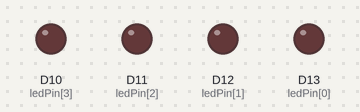
Bench run of a sketch on a simulated STM32 Nucleo. On the bench: output pins drawn as LEDs (lit = HIGH).

Above: at 0.5 s.
At 2.5 s:
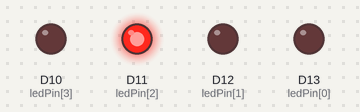
At 4.5 s:
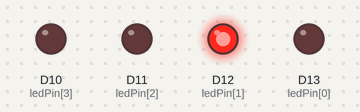
At 9.5 s:
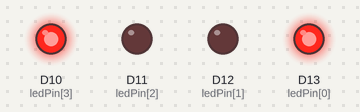
At 14.5 s:
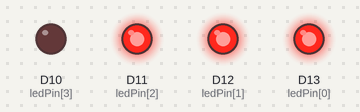
At 19.5 s:
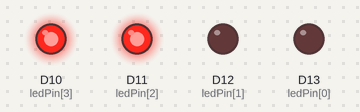
Timing chart, 0 to 20.8 s (numbered marks = the images above):
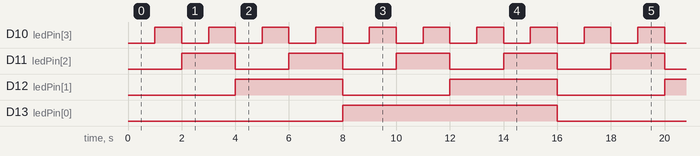

The sketch:

sketch.ino
```cpp
// 4-bit Binary LEDs with non-blocking delay

int ledPin[] = {13, 12, 11, 10};
int ledDelay[4] = {8000, 4000, 2000, 1000};

unsigned long lastToggle[4];
int ledState[4] = {0, 0, 0, 0};

void setup() {
  for (int i = 0; i < 4; i++) {
    pinMode(ledPin[i], OUTPUT);
    digitalWrite(ledPin[i], LOW);
    lastToggle[i] = millis(); // initialize time marker
  }
}

void loop() {
  unsigned long currTime = millis(); // current timestamp

  for (int i = 0; i < 4; i++) {
    // check if it's time to toggle the LED
    if (currTime - lastToggle[i] >= ledDelay[i]) {
      lastToggle[i] = currTime;     // reset timer
      ledState[i] = !ledState[i];   // flip state
      digitalWrite(ledPin[i], ledState[i]);
    }
  }
}
```

Measured:
- by itself, D10 (ledPin[3]): alternates HIGH for 1.0 s and LOW for 1.0 s
- by itself, D11 (ledPin[2]): alternates HIGH for 2.0 s and LOW for 2.0 s
- by itself, D12 (ledPin[1]): alternates HIGH for 4.0 s and LOW for 4.0 s
- by itself, D13 (ledPin[0]): alternates HIGH for 8.0 s and LOW for 8.0 s
